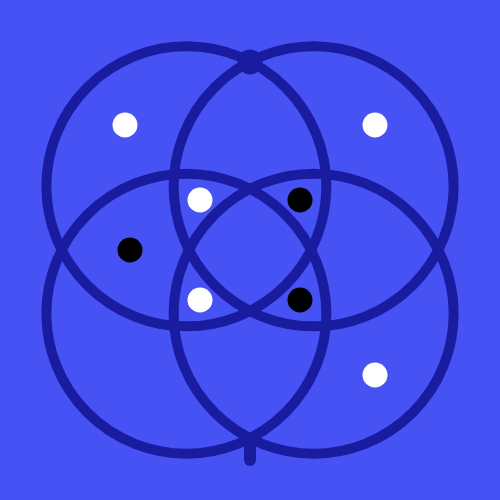
Frame 1 (no input)
Frame 60 (no input): identical to frame 1, image omitted
Frame 120 (the mouse pressed at the canvas centre since frame 60): identical to frame 1, image omitted

The p5.js sketch that drew this single still picture (run headless with seeded random() and noise() and a simulated clock; from frame 60 on, the mouse is pressed at the canvas centre):

// p5.js sketch
// ── sketch.js
const CANVAS_SIZE = 500;
const CENTER_X = CANVAS_SIZE / 2;
const CENTER_Y = CANVAS_SIZE / 2;

const BLACK = [0, 0, 0, 255];
const WHITE = [255, 255, 255, 255];
const FG = [26, 28, 160, 255];
const BG = [71, 82, 245, 255];

function setup() {
  createCanvas(CANVAS_SIZE, CANVAS_SIZE);
}

function draw() {
  noStroke();
  strokeWeight(10);
  fill(...BG);
  rect(0, 0, CANVAS_SIZE, CANVAS_SIZE);
  
  stroke(...FG);
  noFill();

  const CIRCLES = 4;
  for (let i = 0; i < CIRCLES; i++) {
    const angle = (i + 0.5) * 360 / CIRCLES;
    const x = CENTER_X + 90 * cos(radians(angle));
    const y = CENTER_Y + 90 * sin(radians(angle));
    ellipse(x, y, 280);
  }

  stroke(...WHITE);
  strokeWeight(0);
  fill(...WHITE);

  ellipse(CENTER_X + 125, CENTER_Y + 125, 25, 25);
  ellipse(CENTER_X + 125, CENTER_Y - 125, 25, 25);
  ellipse(CENTER_X - 125, CENTER_Y - 125, 25, 25);
  ellipse(CENTER_X - 50, CENTER_Y + 50, 25, 25);
  ellipse(CENTER_X - 50, CENTER_Y - 50, 25, 25);
  
  stroke(...BLACK);
  fill(...BLACK);
  ellipse(CENTER_X + 50, CENTER_Y + 50, 25, 25);
  ellipse(CENTER_X + 50, CENTER_Y - 50, 25, 25);
  ellipse(CENTER_X - 120, CENTER_Y, 25, 25);

  // start
  stroke(...FG);
  fill(...FG);
  ellipse(CENTER_X, CENTER_Y - 188, 25)

  // finish
  stroke(...FG);
  strokeWeight(12);
  line(CENTER_X, CENTER_Y + 188, CENTER_X, CENTER_Y + 210)
}
